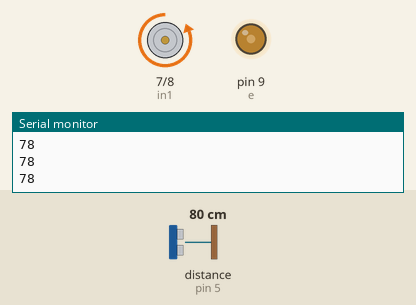
This sketch was run on a simulated Arduino Uno, built with avr-gcc and run on an emulated ATmega328P. On the bench: motor-driver pin pairs drawn as motors (green arrow = first pin HIGH = forward, orange = second pin HIGH = backward, longer = more drive), output pins drawn as LEDs (lit = HIGH), the last lines printed to the serial monitor. Wiring (inferred from the names in the program): ultrasonic range finder: trigger pin 3; echo pin 5. Inputs (shaded band) come from the test bench; at power-on: distance to the obstacle (sensor on pin 5) 80 cm. The echo pulse lasts 58.3 µs per cm; pins used as bus, display or sensor lines are not drawn.

Above: at 1.2 s.
1.3 s: distance to the obstacle (sensor on pin 5) set to 12 cm
2.8 s: distance to the obstacle (sensor on pin 5) set to 9 cm
At 3.9 s:
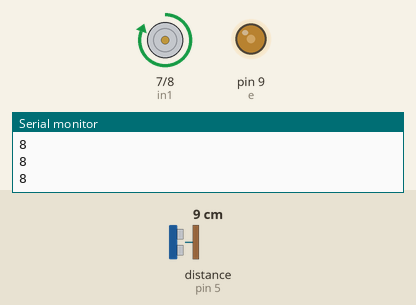
4.3 s: distance to the obstacle (sensor on pin 5) set to 18 cm
At 5.4 s:
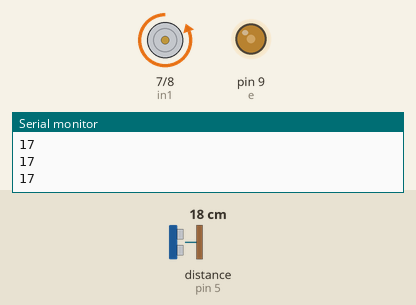
5.9 s: distance to the obstacle (sensor on pin 5) set to 2 cm
At 7.1 s:
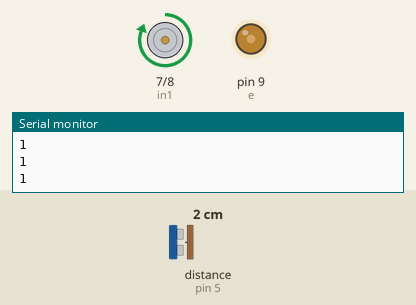
Timing chart, 0 to 8.5 s (numbered marks = the images above; inputs shaded):
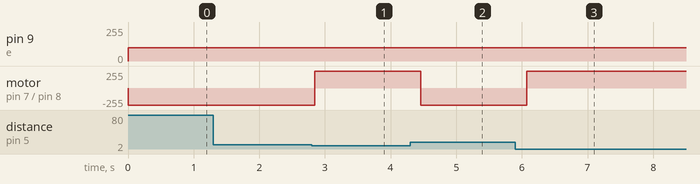

The sketch:

dc-sieu-am.ino
```cpp
int trigPin = 3;
int echoPin = 5;
int in1 = 7;
int in2 = 8;
int e = 9;

long duration;
long distance;

void setup() {
    Serial.begin(9600);
    pinMode(trigPin, OUTPUT);
    pinMode(echoPin, INPUT);
    pinMode(in1, OUTPUT);
    pinMode(in2, OUTPUT);
    pinMode(e, OUTPUT);
}

void loop() {
    digitalWrite(trigPin, LOW);
    delayMicroseconds(2);
    digitalWrite(trigPin, HIGH);
    delayMicroseconds(10);
    digitalWrite(trigPin, LOW);

    duration = pulseIn(echoPin, HIGH);
    distance = duration * 0.034 / 2;

    Serial.println(distance);

    if (distance < 10) {
        digitalWrite(in1, HIGH);
        digitalWrite(in2, LOW);
        analogWrite(e, 100);
    } else {
        digitalWrite(in1, LOW);
        digitalWrite(in2, HIGH);
        analogWrite(e, 100);
    }

    delay(200);
}

/*
Cách lắp:
- Cảm biến siêu âm HC-SR04:
    + VCC -> 5V
    + GND -> GND
    + TRIG -> D3
    + ECHO -> D5
- Module L298N:
    + IN1 -> D7
    + IN2 -> D8
    + ENA -> D9 (PWM)
    + OUT1/OUT2 -> Motor DC
    + VCC -> Pin(+), GND nối chung với Arduino
*/
```

Measured:
- the behaviour switches between 11 and 10 cm on distance to the obstacle (sensor on pin 5) (found by bisection; images 0 and 1)
- after the input at 2.8 s, motor on pin 7 (in1) / pin 8 (in2): backward 255/255 → forward 255/255 after 0.05 s
- after the input at 4.3 s, motor on pin 7 (in1) / pin 8 (in2): forward 255/255 → backward 255/255 after 0.16 s
- after the input at 5.9 s, motor on pin 7 (in1) / pin 8 (in2): backward 255/255 → forward 255/255 after 0.17 s
